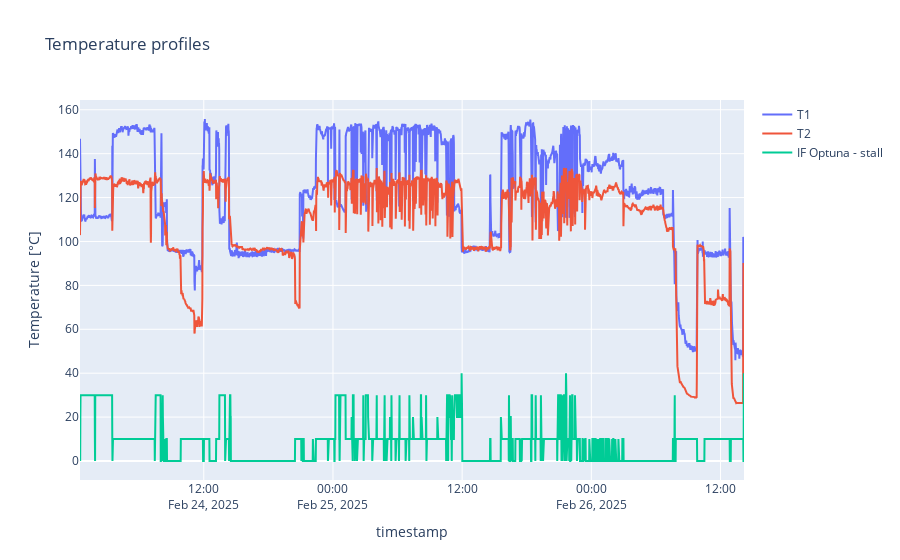

Notebook source saved alongside this figure:
### Code cell
sys_filter = 'system_2'
dt=df[df['system'] == sys_filter]

fig = go.Figure()
fig.add_trace(go.Scatter(x=dt['timestamp'], y=dt.loc[:,'steam'],mode='lines',name='T1'))
fig.add_trace(go.Scatter(x=dt['timestamp'], y=dt.loc[:,'condensate'],mode='lines',name='T2'))
fig.add_trace(go.Scatter(x=dt['timestamp'], y=dt.loc[:,'stall_severity']*10, mode='lines',name='IF Optuna - stall'))

fig.update_layout(title='Temperature profiles', xaxis_title='timestamp',yaxis_title='Temperature [°C]')
fig.show()

### Figure 1 — Plotly figure (JSON) as saved in the notebook; plotly's stock layout.template omitted (floating-point values rounded to 4 significant figures; data arrays with more than 128 entries replaced by an {"elided": "..."} marker saying what was removed)
{"data": [{"mode": "lines", "name": "T1", "type": "scatter", "x": {"elided": "3702 str values"}, "y": {"elided": "3702 float values"}}, {"mode": "lines", "name": "T2", "type": "scatter", "x": {"elided": "3702 str values"}, "y": {"elided": "3702 float values"}}, {"mode": "lines", "name": "IF Optuna - stall", "type": "scatter", "x": {"elided": "3702 str values"}, "y": {"elided": "3702 int values"}}], "layout": {"title": {"text": "Temperature profiles"}, "xaxis": {"title": {"text": "timestamp"}}, "yaxis": {"title": {"text": "Temperature [°C]"}}}}
